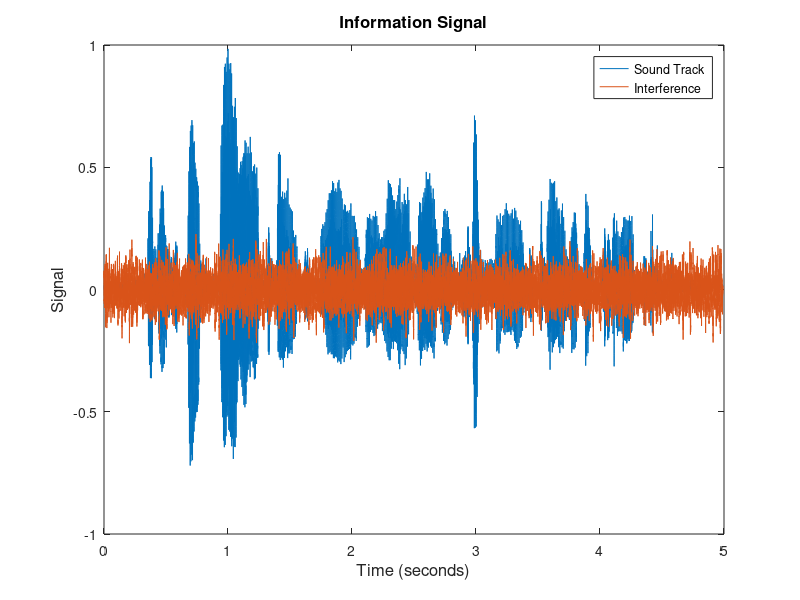

MATLAB code for this plot: (Note: this script raises an error after producing the figure.)
%% (1) Create Data for Noise Cancelling Problem
% Load the original sound track
clear
clc

% Load data from MATLAB Library
load NoiseCancelling_Dataset;

% Play the Clean Audio Signal
% sound(Signal_Org, Fs);

% Plot the original sound track
figure(1)
plot(1/Fs:1/Fs:length(Signal_Org)/Fs, Signal_Org, 'DisplayName', 'Sound Track')
title('Information Signal','fontsize',12)
xlabel('Time (seconds)','fontsize',12)
ylabel('Signal','fontsize',12)

% Create white noise and interference data 
NoiseLevel = 0.01;
Interf = NoiseLevel * randn(length(Signal_Org),1) + 2 * Noise;

% Plot the interference data 
figure(1)
hold on
plot(1/Fs:1/Fs:length(Signal_Org)/Fs, Interf, 'DisplayName', 'Interference')
hold off
legend

% The Measured Corrupted Signal
Signal = Signal_Org + Interf;
% Play the Corrupted Audio Signal
% sound(Signal, Fs);

% What we know are: Measured Corrupted Signal and Random Noise (and Not the
% Interference Data)

% GOAL: Recorver Clean Signal "Signal_Org" using "Signal" and "Noise"

%% (2) Create Input/Output Data For ANFIS
% Input of the system is white noise and its delays
x = [Noise [0; Noise(1:end-1)]];

% Output of the system is the Measured Corrupted Signal
y = Signal;

% Divide Data Into Train and Validation Only 
% !!! Write Your Code Here !!!

%% (3) Implement ANFIS
% Implement ANFIS with your choice of settings and your choice of method for
% generating raw FIS
% !!! Write Your Code Here !!!


% Remove Interference from Measured Corrupted Signal
Est_Signal = Signal - Est_Interf;

% Play the Clean Audio Signal
sound(Est_Signal, Fs);

% Plot The Estimated Interference 
figure(1)
hold on
plot(1/Fs:1/Fs:length(Signal_Org)/Fs, Est_Interf, 'DisplayName', 'Estimated Interference')
hold off
legend










